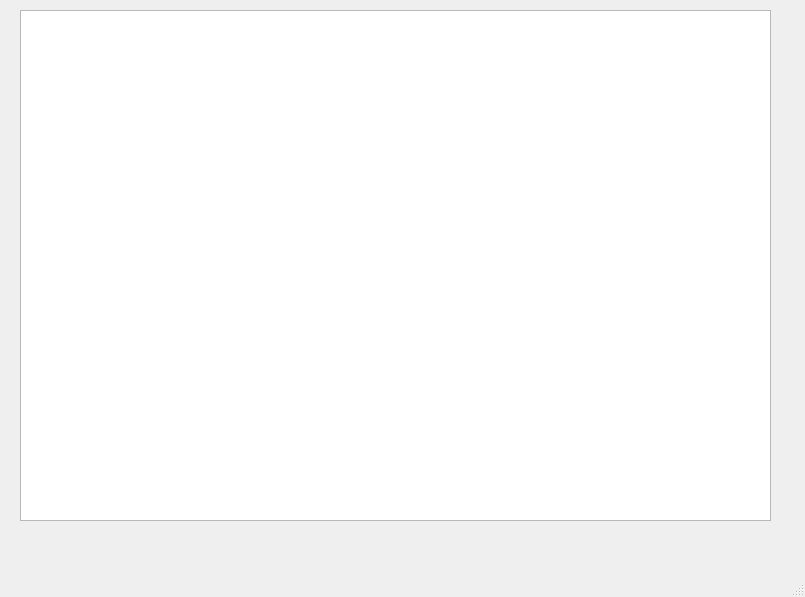
<?xml version="1.0" encoding="UTF-8"?>
<ui version="4.0">
 <class>MainWindow</class>
 <widget class="QMainWindow" name="MainWindow">
  <property name="geometry">
   <rect>
    <x>0</x>
    <y>0</y>
    <width>805</width>
    <height>597</height>
   </rect>
  </property>
  <property name="windowTitle">
   <string>MainWindow</string>
  </property>
  <widget class="QWidget" name="centralwidget">
   <widget class="QGraphicsView" name="graphicsView">
    <property name="geometry">
     <rect>
      <x>20</x>
      <y>10</y>
      <width>751</width>
      <height>511</height>
     </rect>
    </property>
   </widget>
  </widget>
  <widget class="QMenuBar" name="menubar">
   <property name="geometry">
    <rect>
     <x>0</x>
     <y>0</y>
     <width>805</width>
     <height>21</height>
    </rect>
   </property>
  </widget>
  <widget class="QStatusBar" name="statusbar"/>
 </widget>
 <resources/>
 <connections/>
</ui>
